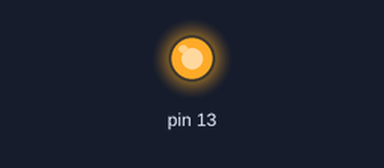
The sketch below on a simulated Arduino Uno, built with avr-gcc and run on an emulated ATmega328P. On the bench: output pins drawn as LEDs (lit = HIGH).

Above: at 0.05 s.
Timing chart, 0 to 3.0 s (numbered marks = the images above):
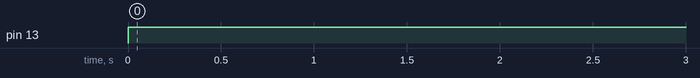

The sketch:

Lab5.ino
```cpp
void setup()
{

	pinMode(13, OUTPUT);


}

void loop()
{

	digitalWrite(13, HIGH);   // turn the LED on
	delay(2000);              // 2 second delay
	digitalWrite(13, LOW);    // turn the LED off by making the voltage 0


}
```

Measured:
- by itself, pin 13: LOW → HIGH at 0.00 s
